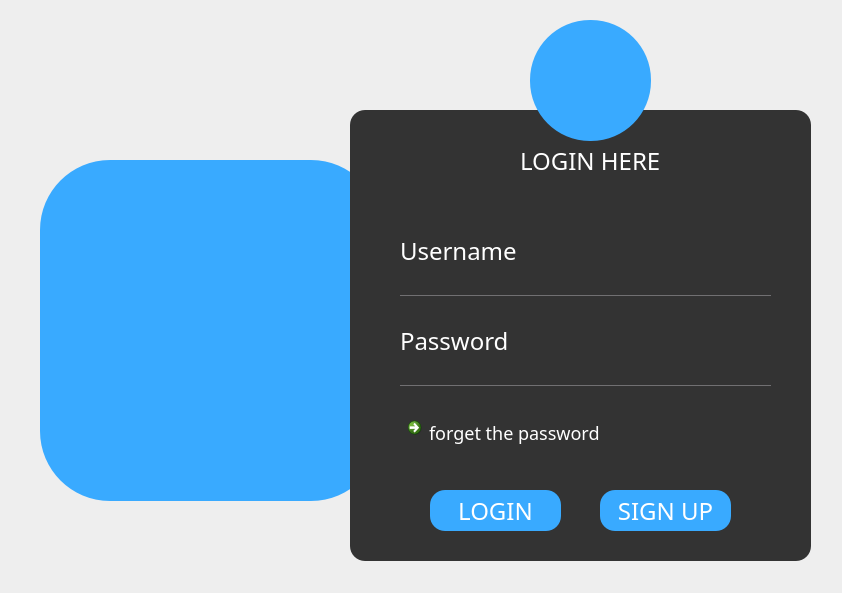
<?xml version="1.0" encoding="UTF-8"?>
<ui version="4.0">
 <class>auth</class>
 <widget class="QDialog" name="auth">
  <property name="geometry">
   <rect>
    <x>0</x>
    <y>0</y>
    <width>842</width>
    <height>593</height>
   </rect>
  </property>
  <property name="windowTitle">
   <string>Dialog</string>
  </property>
  <property name="autoFillBackground">
   <bool>false</bool>
  </property>
  <property name="styleSheet">
   <string notr="true">* {
	font-family: century gothic;
	font-size: 24px;
}

QFrame {
	background: #333;
	border-radius: 15px;
}

QDialog {
	background: #eee;
}

QPushButton {
	border-radius: 60px;
	background: #39AAFF;
	color: white;
}

QToolButton {
	border-radius: 60px;
	background: #39AAFF;
}

QLabel {
	color: white;
}

#pushButton{
	border-radius: 15px;
}

#pushButton_2{
	border-radius: 15px;
}

QPushButton:hover{
	color: red;
	border-radius: 15px;
	background: #eee;
}

QLineEdit{
	background: transparent;
	border: none;
	color: #717072;
	border-bottom: 1px solid #717072;

}

#frame_2 {
	background: url(:/image.png);
}

#commandLinkButton {
	background: transparent;
	font-size: 18px;
	color: white;
	font-weight: normal
}

#toolButton_2 {
	border-radius: 70px;
}</string>
  </property>
  <property name="sizeGripEnabled">
   <bool>false</bool>
  </property>
  <widget class="QFrame" name="frame">
   <property name="geometry">
    <rect>
     <x>350</x>
     <y>110</y>
     <width>461</width>
     <height>451</height>
    </rect>
   </property>
   <property name="frameShape">
    <enum>QFrame::StyledPanel</enum>
   </property>
   <property name="frameShadow">
    <enum>QFrame::Raised</enum>
   </property>
   <widget class="QLabel" name="label">
    <property name="geometry">
     <rect>
      <x>170</x>
      <y>40</y>
      <width>151</width>
      <height>21</height>
     </rect>
    </property>
    <property name="text">
     <string>LOGIN HERE</string>
    </property>
   </widget>
   <widget class="QPushButton" name="pushButton">
    <property name="geometry">
     <rect>
      <x>80</x>
      <y>380</y>
      <width>131</width>
      <height>41</height>
     </rect>
    </property>
    <property name="text">
     <string>LOGIN</string>
    </property>
   </widget>
   <widget class="QLineEdit" name="lineEdit">
    <property name="geometry">
     <rect>
      <x>50</x>
      <y>160</y>
      <width>371</width>
      <height>26</height>
     </rect>
    </property>
    <property name="placeholderText">
     <string/>
    </property>
   </widget>
   <widget class="QLineEdit" name="lineEdit_2">
    <property name="geometry">
     <rect>
      <x>50</x>
      <y>250</y>
      <width>371</width>
      <height>26</height>
     </rect>
    </property>
    <property name="text">
     <string/>
    </property>
    <property name="echoMode">
     <enum>QLineEdit::Password</enum>
    </property>
    <property name="placeholderText">
     <string/>
    </property>
   </widget>
   <widget class="QLabel" name="label_2">
    <property name="geometry">
     <rect>
      <x>50</x>
      <y>130</y>
      <width>151</width>
      <height>21</height>
     </rect>
    </property>
    <property name="text">
     <string>Username</string>
    </property>
   </widget>
   <widget class="QLabel" name="label_3">
    <property name="geometry">
     <rect>
      <x>50</x>
      <y>220</y>
      <width>151</width>
      <height>21</height>
     </rect>
    </property>
    <property name="text">
     <string>Password</string>
    </property>
   </widget>
   <widget class="QPushButton" name="pushButton_2">
    <property name="geometry">
     <rect>
      <x>250</x>
      <y>380</y>
      <width>131</width>
      <height>41</height>
     </rect>
    </property>
    <property name="text">
     <string>SIGN UP</string>
    </property>
   </widget>
   <widget class="QCommandLinkButton" name="commandLinkButton">
    <property name="geometry">
     <rect>
      <x>50</x>
      <y>300</y>
      <width>301</width>
      <height>41</height>
     </rect>
    </property>
    <property name="text">
     <string>forget the password</string>
    </property>
   </widget>
  </widget>
  <widget class="QToolButton" name="toolButton">
   <property name="enabled">
    <bool>true</bool>
   </property>
   <property name="geometry">
    <rect>
     <x>530</x>
     <y>20</y>
     <width>121</width>
     <height>121</height>
    </rect>
   </property>
   <property name="mouseTracking">
    <bool>false</bool>
   </property>
   <property name="tabletTracking">
    <bool>false</bool>
   </property>
   <property name="acceptDrops">
    <bool>false</bool>
   </property>
   <property name="autoFillBackground">
    <bool>false</bool>
   </property>
   <property name="text">
    <string/>
   </property>
   <property name="icon">
    <iconset resource="images.qrc">
     <normaloff>:/refer.png</normaloff>:/refer.png</iconset>
   </property>
   <property name="iconSize">
    <size>
     <width>60</width>
     <height>60</height>
    </size>
   </property>
   <property name="checkable">
    <bool>false</bool>
   </property>
   <property name="autoRepeat">
    <bool>false</bool>
   </property>
   <property name="autoExclusive">
    <bool>false</bool>
   </property>
  </widget>
  <widget class="QToolButton" name="toolButton_2">
   <property name="enabled">
    <bool>true</bool>
   </property>
   <property name="geometry">
    <rect>
     <x>40</x>
     <y>160</y>
     <width>341</width>
     <height>341</height>
    </rect>
   </property>
   <property name="mouseTracking">
    <bool>false</bool>
   </property>
   <property name="tabletTracking">
    <bool>false</bool>
   </property>
   <property name="acceptDrops">
    <bool>false</bool>
   </property>
   <property name="autoFillBackground">
    <bool>false</bool>
   </property>
   <property name="text">
    <string/>
   </property>
   <property name="icon">
    <iconset resource="images.qrc">
     <normaloff>:/image.png</normaloff>:/image.png</iconset>
   </property>
   <property name="iconSize">
    <size>
     <width>400</width>
     <height>400</height>
    </size>
   </property>
   <property name="checkable">
    <bool>false</bool>
   </property>
   <property name="autoRepeat">
    <bool>false</bool>
   </property>
   <property name="autoExclusive">
    <bool>false</bool>
   </property>
  </widget>
  <zorder>toolButton_2</zorder>
  <zorder>frame</zorder>
  <zorder>toolButton</zorder>
 </widget>
 <resources>
  <include location="images.qrc"/>
 </resources>
 <connections/>
</ui>
